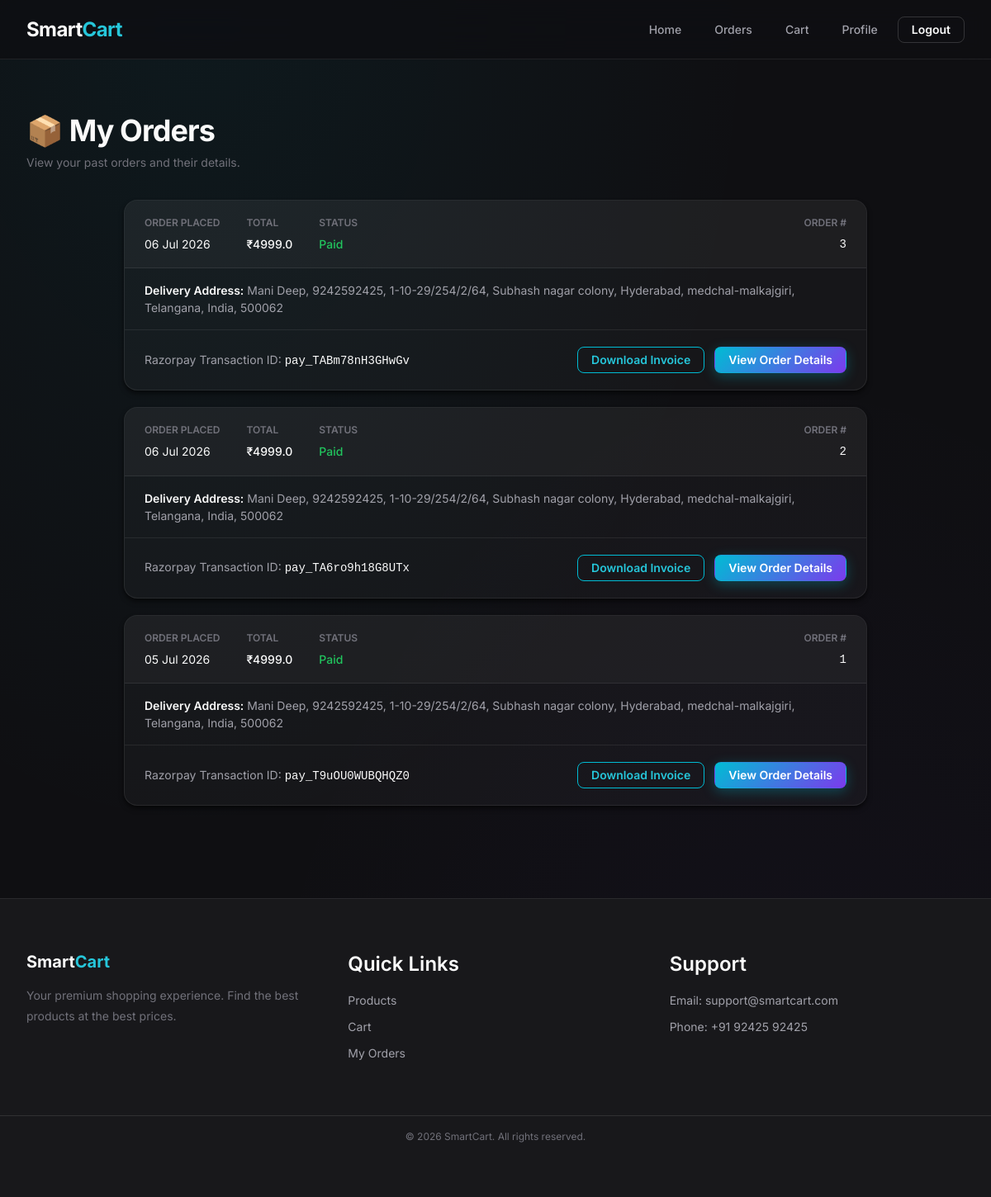
/user/my-orders (signed in), run on the app's committed database.
### tables this page shows
CREATE TABLE orders (
    order_id INTEGER PRIMARY KEY AUTOINCREMENT,
    user_id INTEGER NOT NULL,
    razorpay_order_id TEXT,
    razorpay_payment_id TEXT,
    amount REAL,
    payment_status TEXT,
    created_at TIMESTAMP DEFAULT CURRENT_TIMESTAMP, address TEXT,
    FOREIGN KEY (user_id) REFERENCES users(user_id)
);

CREATE TABLE users (
    user_id INTEGER PRIMARY KEY AUTOINCREMENT,
    name TEXT NOT NULL,
    email TEXT UNIQUE NOT NULL,
    password TEXT NOT NULL,
    address TEXT,
    profile_image TEXT
);

### app.py (the view)
@app.route('/user/my-orders')
def my_orders():
    if 'user_id' not in session:
        flash("Please login!", "danger")
        return redirect('/user-signin')
    conn = get_db()
    cursor = conn.cursor()
    try:
        cursor.execute("SELECT * FROM orders WHERE user_id=? ORDER BY created_at DESC", (session['user_id'],))
        orders = cursor.fetchall()
    except:
        orders = []
    cursor.execute("SELECT address FROM users WHERE user_id=?", (session['user_id'],))
    user_row = cursor.fetchone()
    user_address = user_row['address'] if user_row and user_row['address'] else "Address not provided"
    cursor.close()
    conn.close()
    return render_template("user/my_orders.html", orders=orders, user_address=user_address)

### app.py (called while the page is built)
def convert_timestamp(val):
    val_str = val.decode('utf-8')
    try:
        return datetime.datetime.fromisoformat(val_str)
    except ValueError:
        return datetime.datetime.strptime(val_str, "%Y-%m-%d %H:%M:%S")

def get_db():
    connection = sqlite3.connect(DB_PATH, detect_types=sqlite3.PARSE_DECLTYPES)
    connection.row_factory = sqlite3.Row
    return connection

### templates/user/my_orders.html (shortened to what this page needs)
{% extends "user/base.html" %}
{% block content %}
<div class="sc-dashboard sc-animate-fade-in-up">
  <div class="sc-dashboard__header">
    <div>
      <h2 style="margin-bottom: var(--sc-space-1);">📦 My Orders</h2>
      <p style="color: var(--sc-text-muted); font-size: var(--sc-text-sm);">
        View your past orders and their details.
      </p>
    </div>
  </div>
  {% if orders|length == 0 %}
  <div class="glass-card">
    <div class="sc-empty">
      <svg xmlns="http://www.w3.org/2000/svg" width="64" height="64" viewBox="0 0 24 24" fill="none"
        stroke="currentColor" stroke-width="1" stroke-linecap="round" stroke-linejoin="round" class="sc-empty__icon">
        <path d="M21 16V8a2 2 0 0 0-1-1.73l-7-4a2 2 0 0 0-2 0l-7 4A2 2 0 0 0 3 8v8a2 2 0 0 0 1 1.73l7 4a2 2 0 0 0 2 0l7-4A2 2 0 0 0 21 16z"></path>
        <polyline points="3.27 6.96 12 12.01 20.73 6.96"></polyline>
        <line x1="12" y1="22.08" x2="12" y2="12"></line>
      </svg>
      <h3 class="sc-empty__title">No orders yet</h3>
      <p class="sc-empty__text">You haven't placed any orders yet. Start exploring our products!</p>
      <a href="/user/products" class="sc-btn"
         style="background: linear-gradient(90deg, #00d2ff 0%, #8b5cf6 100%);
                box-shadow: 0 8px 24px rgba(0, 210, 255, 0.4);
                border: none;
                color: white;
                text-shadow: 0 1px 2px rgba(0,0,0,0.2);
                transition: transform 0.2s ease, box-shadow 0.2s ease;"
         onmouseover="this.style.transform='translateY(-2px)'; this.style.boxShadow='0 12px 28px rgba(0, 210, 255, 0.6)';"
         onmouseout="this.style.transform='translateY(0)'; this.style.boxShadow='0 8px 24px rgba(0, 210, 255, 0.4)';">
         Start Shopping
      </a>
    </div>
  </div>
  {% else %}
  <div style="display: flex; flex-direction: column; gap: var(--sc-space-5); max-width: 900px; margin: 0 auto;">
    {% for order in orders %}
    <div class="glass-card" style="padding: 0; overflow: hidden; display: flex; flex-direction: column; position: relative;">
      <div style="background: rgba(255,255,255,0.03); padding: var(--sc-space-4) var(--sc-space-6); border-bottom: 1px solid var(--sc-border); display: flex; justify-content: space-between; align-items: center; flex-wrap: wrap; gap: var(--sc-space-4);">
        <div style="display: flex; gap: var(--sc-space-8); flex-wrap: wrap;">
          <div>
            <p style="font-size: var(--sc-text-xs); color: var(--sc-text-muted); text-transform: uppercase; margin: 0 0 var(--sc-space-1) 0; font-weight: var(--sc-weight-semibold);">Order Placed</p>
            <p style="margin: 0; color: var(--sc-text-primary); font-size: var(--sc-text-sm);">{{ order.created_at.strftime('%d %b %Y') if order.created_at else order.created_at }}</p>
          </div>
          <div>
            <p style="font-size: var(--sc-text-xs); color: var(--sc-text-muted); text-transform: uppercase; margin: 0 0 var(--sc-space-1) 0; font-weight: var(--sc-weight-semibold);">Total</p>
            <p style="margin: 0; color: var(--sc-text-primary); font-size: var(--sc-text-sm); font-weight: var(--sc-weight-medium);">₹{{ order.amount }}</p>
          </div>
          <div>
            <p style="font-size: var(--sc-text-xs); color: var(--sc-text-muted); text-transform: uppercase; margin: 0 0 var(--sc-space-1) 0; font-weight: var(--sc-weight-semibold);">Status</p>
            <p style="margin: 0; color: var(--sc-success); font-size: var(--sc-text-sm); font-weight: var(--sc-weight-medium); text-transform: capitalize;">{{ order.payment_status }}</p>
          </div>
        </div>
        <div style="text-align: right;">
          <p style="font-size: var(--sc-text-xs); color: var(--sc-text-muted); text-transform: uppercase; margin: 0 0 var(--sc-space-1) 0; font-weight: var(--sc-weight-semibold);">Order #</p>
          <p style="margin: 0; color: var(--sc-text-primary); font-size: var(--sc-text-sm); font-family: monospace;">{{ order.order_id }}</p>
        </div>
      </div>
      <div style="padding: var(--sc-space-4) var(--sc-space-6); border-bottom: 1px solid var(--sc-border); color: var(--sc-text-secondary); font-size: var(--sc-text-sm);">
          <strong style="color: var(--sc-text-primary);">Delivery Address:</strong>
          <span>
            {% if user_address %}
              {{ user_address | replace('#$#$', ', ') }}
            {% else %}
              Not provided
            {% endif %}
          </span>
      </div>
      <div style="padding: var(--sc-space-5) var(--sc-space-6); display: flex; justify-content: space-between; align-items: center; flex-wrap: wrap; gap: var(--sc-space-4);">
        <div style="color: var(--sc-text-secondary); font-size: var(--sc-text-sm);">
          Razorpay Transaction ID: <span style="font-family: monospace; color: var(--sc-text-primary);">{{ order.razorpay_payment_id }}</span>
        </div>
        <div style="display: flex; gap: var(--sc-space-3);">
          <a href="/user/download-invoice/{{ order.order_id }}" class="sc-btn sc-btn--ghost sc-btn--sm" style="border: 1px solid var(--sc-brand-500); color: var(--sc-brand-400);">Download Invoice</a>
          <a href="/user/order-success/{{ order.order_id }}" class="sc-btn sc-btn--primary sc-btn--sm">View Order Details</a>
        </div>
      </div>
    </div>
    {% endfor %}
  </div>
  {% endif %}
</div>
{% endblock %}

### static/css/02-base.css (style rules this page uses)
body { display: flex; flex-direction: column; overflow-x: hidden; background-color: var(--sc-bg-body); color: var(--sc-text-primary); background-image: radial-gradient( ellipse at 20% 0%, rgba(0, 188, 212, 0.06) 0%, transparent 50% ), radial-gradient( ellipse at 80% 100%, rgba(124, 58, 237, 0.04) 0%, transparent 50% ); background-attachment: fixed; }
h2 { font-size: var(--sc-text-3xl); font-weight: var(--sc-weight-bold); letter-spacing: var(--sc-tracking-tight); line-height: var(--sc-leading-tight); color: var(--sc-text-primary); }
p { font-size: var(--sc-text-base); line-height: var(--sc-leading-relaxed); color: var(--sc-text-secondary); }
strong, b { font-weight: var(--sc-weight-semibold); }
a { color: var(--sc-text-primary); transition: var(--sc-transition-colors); }

### static/css/04-components.css (style rules this page uses)
.sc-btn { display: inline-flex; align-items: center; justify-content: center; gap: var(--sc-space-2); padding: var(--sc-space-3) var(--sc-space-6); font-size: var(--sc-text-sm); font-weight: var(--sc-weight-semibold); line-height: 1; border-radius: var(--sc-radius-md); border: 1px solid transparent; cursor: pointer; white-space: nowrap; user-select: none; transition: var(--sc-transition-all); position: relative; overflow: hidden; }
.sc-btn::after { content: ''; position: absolute; inset: 0; background: linear-gradient(105deg, transparent 40%, rgba(255, 255, 255, 0.08) 45%, rgba(255, 255, 255, 0.12) 50%, rgba(255, 255, 255, 0.08) 55%, transparent 60%); transform: translateX(-100%); transition: transform 0.6s var(--sc-ease-out); }
.sc-btn--primary, .btn-primary, button[type="submit"], button[type="button"] { background: var(--sc-gradient-brand); color: var(--sc-neutral-0); border-color: transparent; box-shadow: 0 4px 15px rgba(0, 188, 212, 0.3); }
.sc-btn--ghost, .btn-outline { background: transparent; color: var(--sc-text-primary); border-color: var(--sc-border-strong); }
.sc-btn--sm { padding: var(--sc-space-2) var(--sc-space-4); font-size: var(--sc-text-sm); }
.sc-card, .glass-card { background: rgba(255, 255, 255, 0.03); background-image: var(--sc-gradient-surface); backdrop-filter: blur(16px) saturate(180%); -webkit-backdrop-filter: blur(16px) saturate(180%); border: 1px solid var(--sc-border); border-radius: var(--sc-radius-xl); padding: var(--sc-space-8); box-shadow: var(--sc-shadow-md); transition: var(--sc-transition-all); position: relative; overflow: hidden; }
.sc-card--glass, .glass-card { background: rgba(255, 255, 255, 0.03); backdrop-filter: blur(16px); -webkit-backdrop-filter: blur(16px); }

### static/css/06-animations.css (style rules this page uses)
.sc-animate-fade-in-up { animation: sc-fade-in-up var(--sc-duration-slow) var(--sc-ease-out) both; }

### static/css/07-pages.css (style rules this page uses)
.sc-dashboard { padding: var(--sc-space-8) 0; }
.sc-dashboard__header { display: flex; align-items: center; justify-content: space-between; margin-bottom: var(--sc-space-8); }

### data on the page
orders: created_at "06 Jul 2026", amount "4999.0", payment_status "Paid", order_id "3", razorpay_payment_id "pay_TABm78nH3GHwGv"
users: address "Mani Deep, 9242592425, 1-10-29/254/2/64, Subhash nagar colony, Hyderabad, medchal-malkajgiri, Telangana, India, 500062"
orders: created_at "06 Jul 2026", amount "4999.0", payment_status "Paid", order_id "2", razorpay_payment_id "pay_TA6ro9h18G8UTx"
orders: created_at "05 Jul 2026", amount "4999.0", payment_status "Paid", order_id "1", razorpay_payment_id "pay_T9uOU0WUBQHQZ0"
